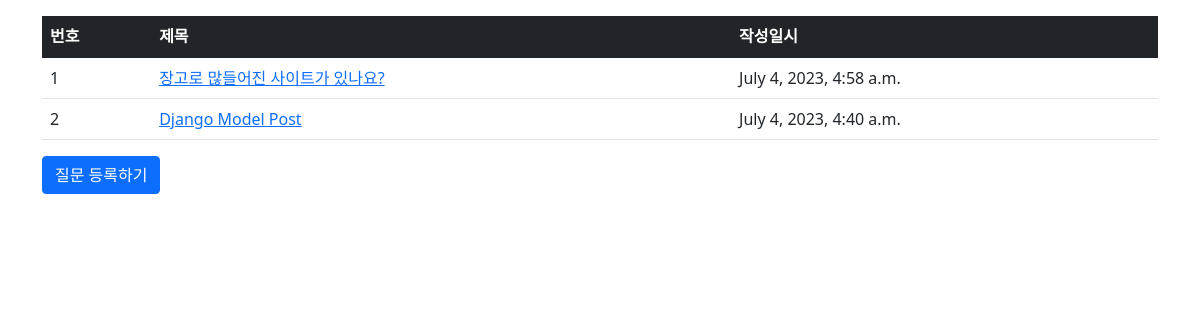
Page /board/ on the earlier database version.
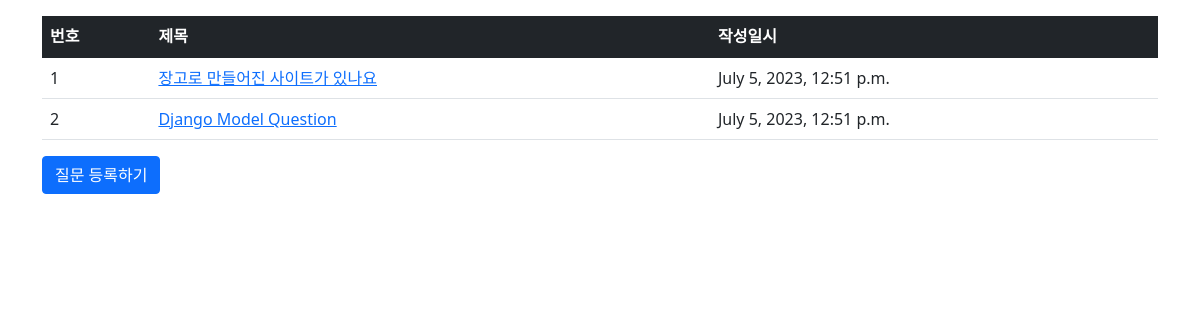
Same page on the later database version.
### board/models.py (models this page shows, shortened)
class Post(models.Model):
    subject = models.CharField(max_length=200)
    content = models.TextField()
    create_date = models.DateTimeField()

### board/views.py (the view)
# urls.py: path('', views.index, name='index'),
def index(request):
    post_list = Post.objects.order_by('-create_date')
    context = {'post_list': post_list}
    return render(request, 'board/post_list.html', context)

### templates/board/post_list.html
{% extends 'base.html' %}
{% block content %}
<div class="container my-3">
  <table class="table">
      <thead>
      <tr class="table-dark">
          <th>번호</th>
          <th>제목</th>
          <th>작성일시</th>
      </tr>
      </thead>
      <tbody>
      {% if post_list %}
      {% for post in post_list %}
      <tr>
          <td>{{ forloop.counter }}</td>
          <td>
              <a href="{% url 'board:detail' post.id %}">{{ post.subject }}</a>
          </td>
          <td>{{ post.create_date }}</td>
      </tr>
      {% endfor %}
      {% else %}
      <tr>
          <td colspan="3">질문이 없습니다.</td>
      </tr>
      {% endif %}
      </tbody>
  </table>
  <a href="{% url 'board:post_create' %}" class="btn btn-primary">질문 등록하기</a>
</div>
{% endblock %}

Differences in the rows shown:
changed Post: subject "장고로 많들어진 사이트가 있나요?" → "장고로 만들어진 사이트가 있나요"; create_date "July 4, 2023, 4:58 a.m." → "July 5, 2023, 12:51 p.m."
changed Post: subject "Django Model Post" → "Django Model Question"; create_date "July 4, 2023, 4:40 a.m." → "July 5, 2023, 12:51 p.m."
